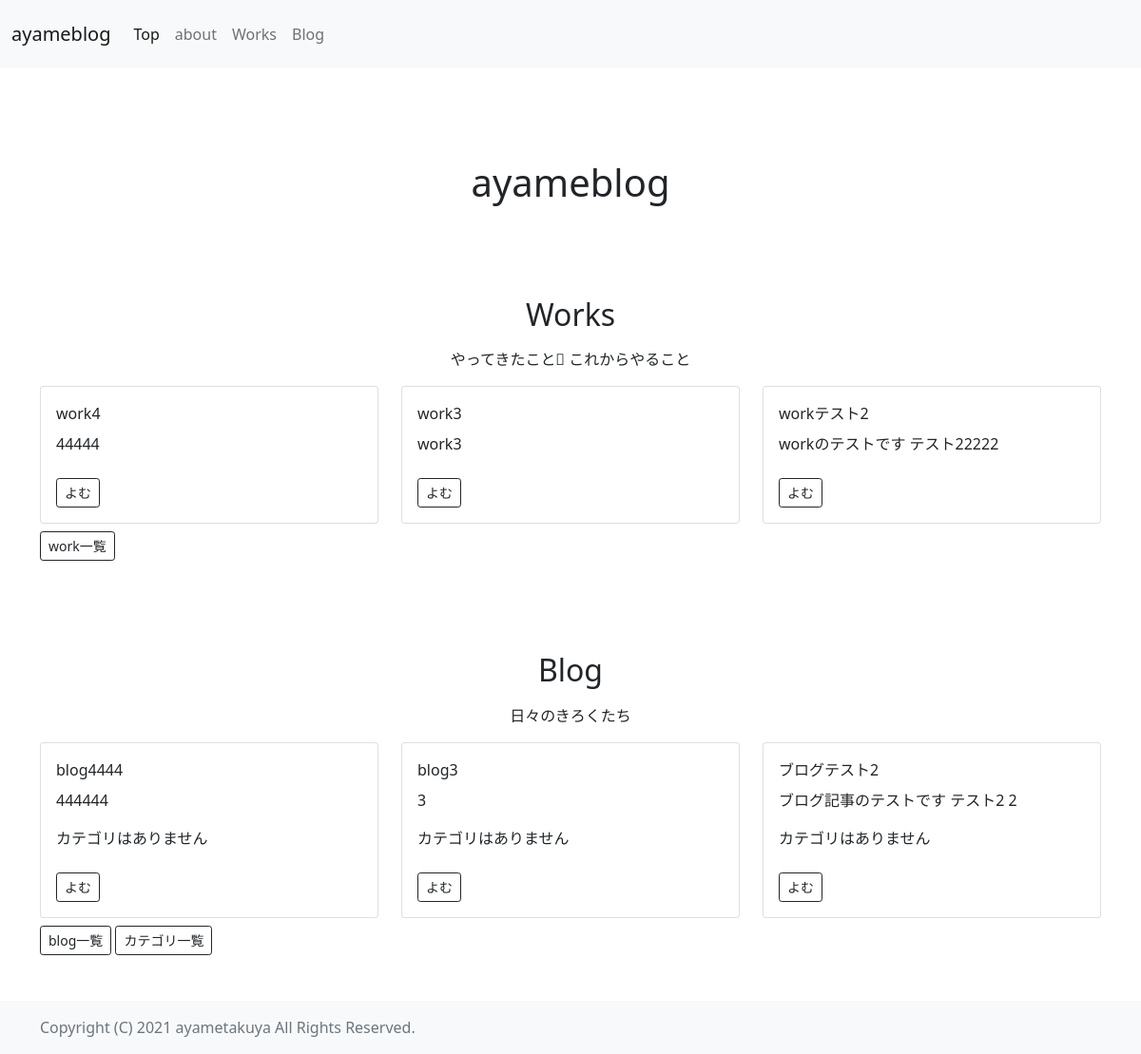
The app's page /, older data.
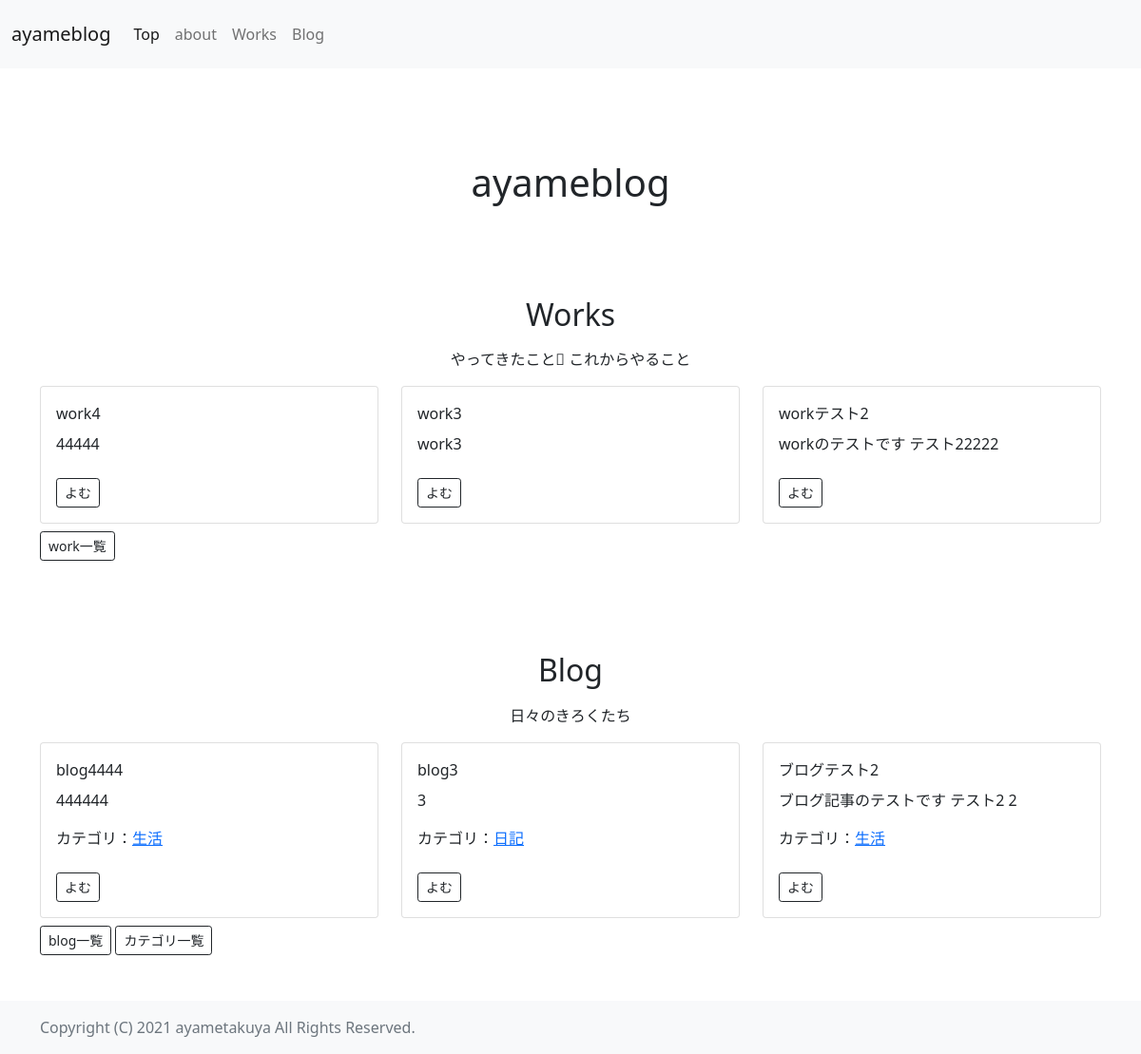
The same page, newer data.
### blog/models.py (models this page shows, shortened)
class PostBlogModel(models.Model):
    title = models.CharField(max_length=200)
    content = models.TextField()
    category = models.ForeignKey(CategoryModel, on_delete=models.PROTECT, blank=True, null=True)
    created_at = models.DateTimeField(auto_now_add=True)
    image = models.ImageField(upload_to='blogimages/', null=True, blank=True)
    link = models.URLField(max_length=200, null=True, blank=True)

class CategoryModel(models.Model):
    name = models.CharField(max_length=200)
    slug = models.SlugField(unique=True, null=True, blank=True)

### blog/views.py (the view)
# urls.py: path('', TopView.as_view(), name='top'),
class TopView(ListView):
    template_name = 'top.html'
    context_object_name = 'blog_list'
    queryset = PostBlogModel.objects.order_by('-created_at')[:3]
    model = PostBlogModel
    def get_context_data(self, *args, **kwargs):
        context = super().get_context_data(*args, **kwargs)
        context['work_list'] = PostWorkModel.objects.order_by('-created_at')[:3]
        return context

### templates/top.html (shortened to what this page needs)
{% extends 'base.html' %}
{% block content %}
<div class="container py-5">
    <h1 class="text-center py-5">ayameblog</h1>
    <h2 class="text-center mt-5 pb-2">Works</h2>
    <p class="text-center">やってきたこと これからやること</p>
    <div class="card-deck">
        <div class="row">
            {% for item in work_list %}
            <div class="col-sm-4">
                <div class="card h-100">
                    <div class="card-body">
                        <p class="card-title">{{ item.title }}</p>
                        <p class="card-text">{{ item.content | truncatechars:20 }}</p>
                        <p class="card-text bu"><a href="{% url 'workdetail' item.pk %}" class="btn btn-outline-dark btn-sm mt-2" role="button">よむ</a></p>
                    </div>
                </div>
            </div>
            {% endfor %}
        </div>
    </div>
    <a href="{% url 'worklist' %}" class="btn btn-outline-dark btn-sm mt-2" role="button">work一覧</a>
</div>
<div class="container py-5">
    <h2 class="text-center pb-2">Blog</h2>
    <p class="text-center">日々のきろくたち</p>
    <div class="card-deck">
        <div class="row">
            {% for item in blog_list %}
            <div class="col-sm-4">
                <div class="card h-100">
                    <div class="card-body">
                        <p class="card-title">{{ item.title }}</p>
                        <p class="card-text">{{ item.content | truncatechars:20 }}</p>
                        <p class="card-text">
                            {% if item.category is None %}カテゴリはありません
                            {% else %}カテゴリ：<a href="{% url 'categorydetail' item.category.slug %}" >{{ item.category.name }}</a>
                            {% endif %}
                        </p>
                        <p class="card-text bu"><a href="{% url 'blogdetail' item.pk %}" class="btn btn-outline-dark btn-sm mt-2" role="button">よむ</a></p>
                    </div>
                </div>
            </div>
            {% endfor %}
        </div>
    </div>
    <a href="{% url 'bloglist' %}" class="btn btn-outline-dark btn-sm mt-2" role="button">blog一覧</a>
    <a href="{% url 'categorylist' %}" class="btn btn-outline-dark btn-sm mt-2" role="button">カテゴリ一覧</a>
</div>
{% endblock %}

Row changes from the older to the newer data that the page shows:
changed PostBlogModel "blog4444": category.name (not shown) → "生活"; category_id "カテゴリはありません" → "カテゴリ："
changed PostBlogModel "blog3": category.name (not shown) → "日記"; category_id "カテゴリはありません" → "カテゴリ："
changed PostBlogModel "ブログテスト2": category.name (not shown) → "生活"; category_id "カテゴリはありません" → "カテゴリ："
